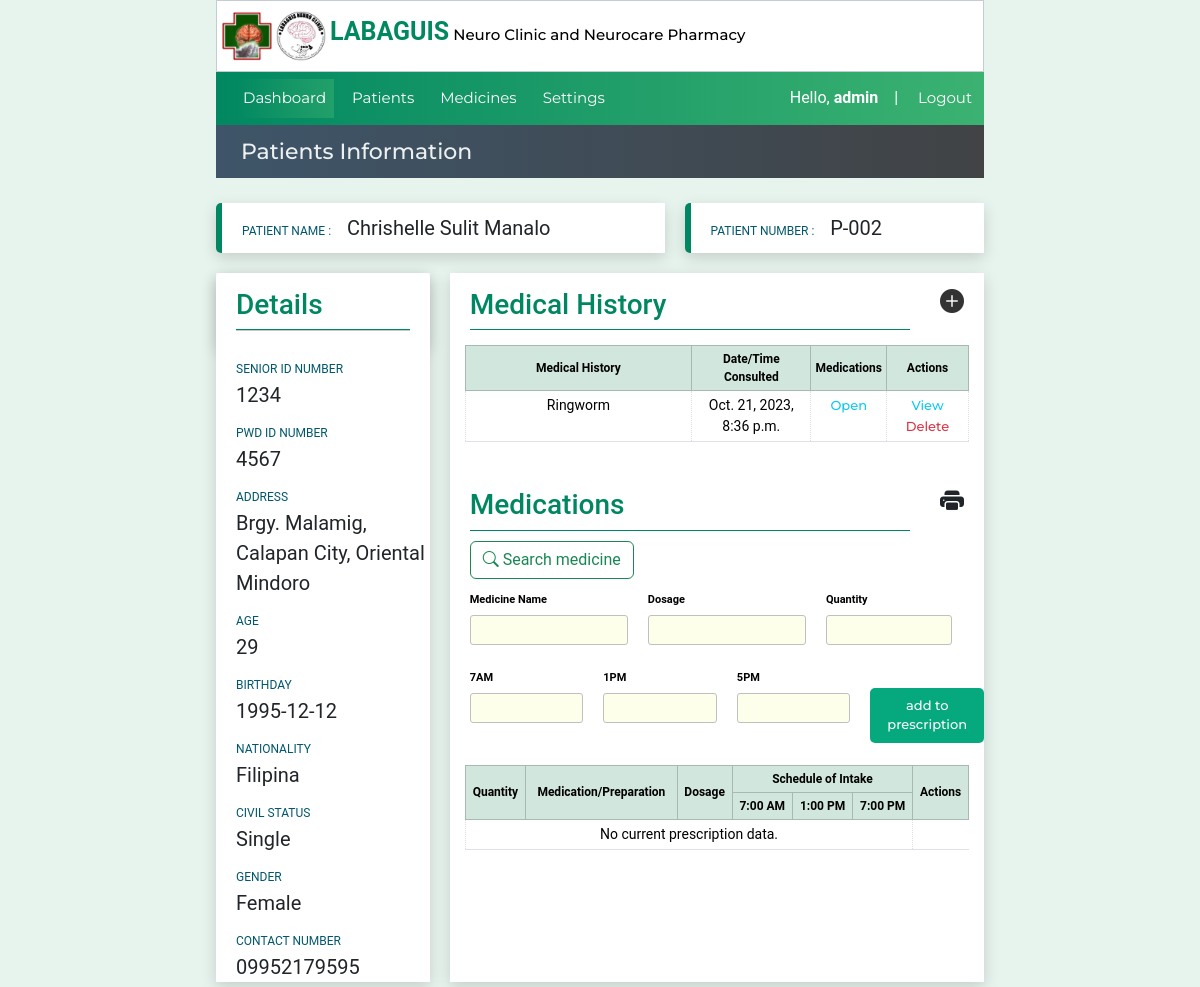
The app's page /patientinfo/27 (signed in), older data.
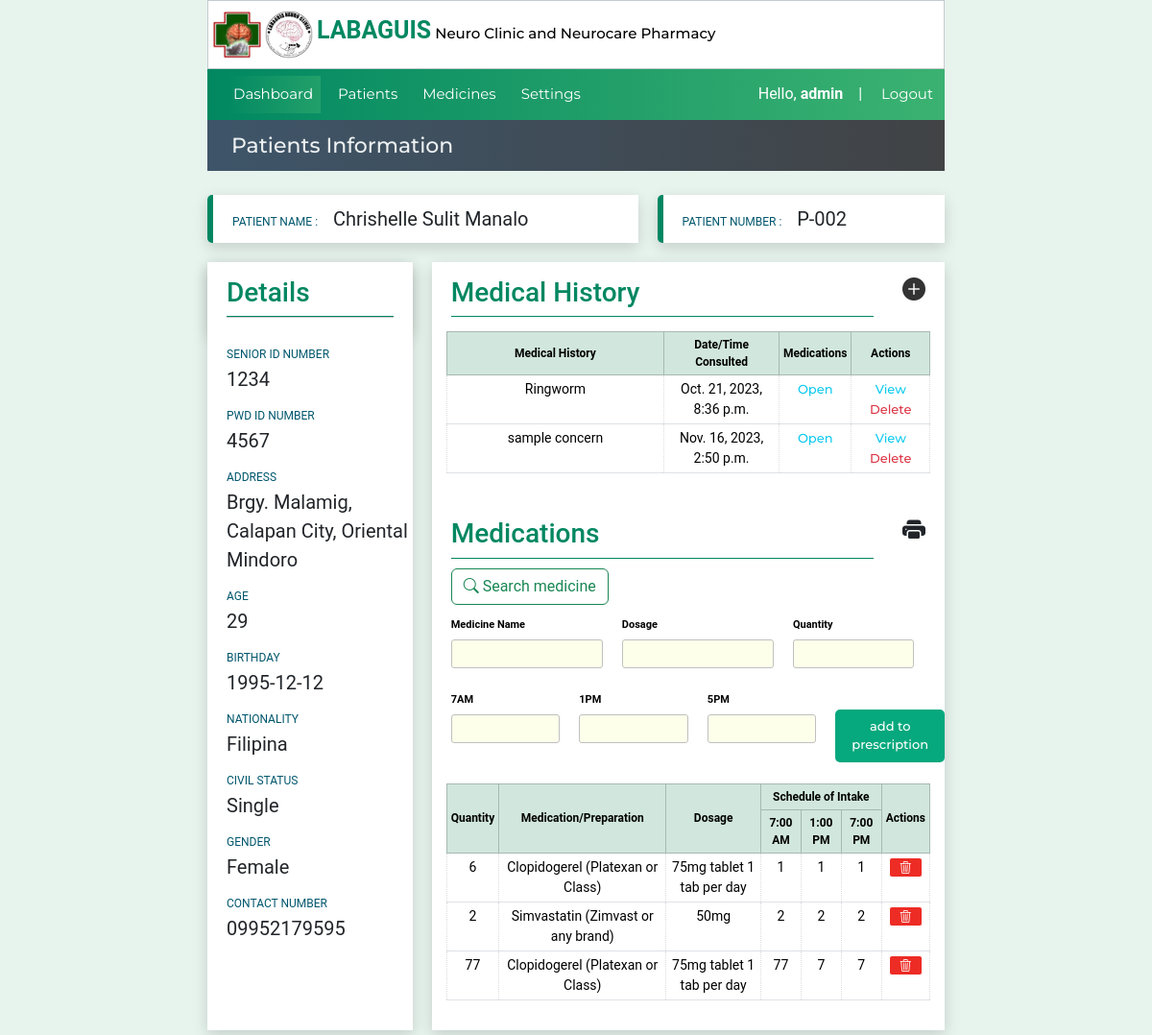
The same page, newer data.
### website/models.py (models this page shows)
class Patienthistory(models.Model):
    created_at = models.DateTimeField(auto_now_add=True)
    consultCounter = models.CharField(max_length=50)
    patient_code=models.CharField(max_length=50)
    diagnosis = models.TextField(default="*under observation",max_length=500,null=True, blank=True)
    remarks = models.TextField(max_length=500,null=True, blank=True)
    objectives = models.TextField(max_length=500,null=True, blank=True)
    plans_recommendations = models.TextField(max_length=500,null=True, blank=True)
    bp = models.CharField(max_length=50,null=True, blank=True)
    weight = models.CharField(max_length=50,null=True, blank=True)
    height = models.CharField(max_length=50,null=True, blank=True)
    bodytemp = models.CharField(max_length=50,null=True, blank=True)

class Prescription(models.Model):
    created_at = models.DateField(auto_now_add=True)
    patient_code=models.CharField(max_length=50)
    consultCounter = models.CharField(max_length=50,null=True, blank=True)
    quantity = models.CharField(max_length=50)
    medicine_name = models.CharField(max_length=100)
    dosage = models.CharField(max_length=50)
    morning = models.CharField(max_length=50)
    noon = models.CharField(max_length=50)
    evening = models.CharField(max_length=50)

### website/views.py (the view, shortened to what this page needs)
# urls.py: path('patientinfo/<int:pk>', views.patientinfo, name='patientinfo'),
@login_required(login_url="loginuser")
def patientinfo(request,pk,selectedmed=''):
    date_joined = datetime.now()
    formatted_datetime = formats.date_format(date_joined, "SHORT_DATETIME_FORMAT")
    context = patientinfoData(pk)
    context['medicinedata'] =Medicinelist.objects.all()
    pCode=patientinfoData(pk)['patient_record'].patient_code
    return render(request, 'patientinfo.html',context)

### website/templatetags/custom_tags.py (called while the page is built)
@register.simple_tag
def Medhistory(pcode):
    Phistory = Patienthistory.objects.filter(patient_code=pcode)
    return Phistory

### website/views.py (called while the page is built)
def patientinfoData(pk):
    medicines_list = Medicinelist.objects.all()
    patient_record = Patient.objects.get(id=pk)
    medicationrecord = Prescription.objects.filter(patient_code=patient_record.patient_code)
    context = { 'medicationrecord': medicationrecord,
               'patient_record':patient_record,
               'medicines_list':medicines_list,
               'pCode':patient_record.patient_code,
               'pID':pk,
               }
    return context

### website/templates/patientinfo.html (shortened to what the changed rows need)
{% extends 'index.html' %}
{% load custom_tags %}
{% block content %}
<div class="info-row2">
  <div class="details-history">
    {% block content1 %}
    <div class="medicalhistorytable">
      {% Medhistory patient_record.patient_code as records %}
      <table id="table-medications" class="table table-sm table-bordered">
        <thead class="table-success">
          <th colspan="1" width="45%">Medical History</th>
          <th colspan="1">Date/Time Consulted</th>
          <th colspan="1">Medications</th>
          <th colspan="1">Actions</th>
        </thead>
        {% for record in records %}
        <tr>
          <td colspan="1" width="65%">{{record.remarks}}
          </td>
          <td colspan="1">{{record.created_at}}</td>
          <td colspan="1"><a class="link link-info" href="#">Open</a></td>
          <td colspan="1">
            &nbsp <a class="link link-info" href="{% url "patientmedinfo_geninfo" patient_record.id record.id%}">View</a>
            &nbsp <a class="link link-danger"
              href="{% url "deletemedicalhistory" patient_record.id record.id%}">Delete</a>
          </td>
        </tr>
        {% endfor %}
      </table>
    </div>
  <div class="medicalhistorytable">
    <table id="table-medications" class="table table-sm table-bordered">
      <thead class="table-success">
        <tr>
          <th rowspan="2">Quantity</th>
          <th rowspan="2">Medication/Preparation</th>
          <th rowspan="2">Dosage</th>
          <th colspan="3">Schedule of Intake</th>
          <th rowspan="2">Actions</th>
        </tr>
        <tr>
          <th>7:00 AM</th>
          <th>1:00 PM</th>
          <th>7:00 PM</th>
        </tr>
      </thead>
      <tbody>
        {% if medicationrecord %}
        {% for medrecord in medicationrecord %}
        <tr>
          <td>{{medrecord.quantity}}</td>
          <td>{{medrecord.medicine_name}}</td>
          <td>{{medrecord.dosage}}</td>
          <td>{{medrecord.morning}}</td>
          <td>{{medrecord.noon}}</td>
          <td>{{medrecord.evening}}</td>
          <td>
            <a href="{% url "deleteitemprescription" patient_record.id medrecord.id %}" style="padding:0 10px;margin:0;"
              name="delete_presciption_item" type='submit' value="{{medrecord.id}}" id="link-delete">
              <i class="bi bi-trash3"></i></a>
          </td>
        </tr>
        {% endfor %}
        {% else %}
        <td colspan="6">No current prescription data.</td>
        {% endif %}
      </tbody>
    </table>
  </div>
</div>
{% endblock content1 %}
</div>
</div>
{% endblock content %}

Row changes from the older to the newer data that the page shows:
added Patienthistory: remarks "sample concern", created_at "Nov. 16, 2023, 2:50 p.m."
added Prescription: quantity "6", medicine_name "Clopidogerel (Platexan or Class)", dosage "75mg tablet 1 tab per day", morning "1", noon "1", evening "1", {{ medrecord.id }} 39 (drawn)
added Prescription: quantity "2", medicine_name "Simvastatin (Zimvast or any brand)", dosage "50mg", morning "2", noon "2", evening "2", {{ medrecord.id }} 40 (drawn)
added Prescription: quantity "77", medicine_name "Clopidogerel (Platexan or Class)", dosage "75mg tablet 1 tab per day", morning "77", noon "7", evening "7", {{ medrecord.id }} 41 (drawn)
Text that changed along with them:
text no longer shown: "No current prescription data."
